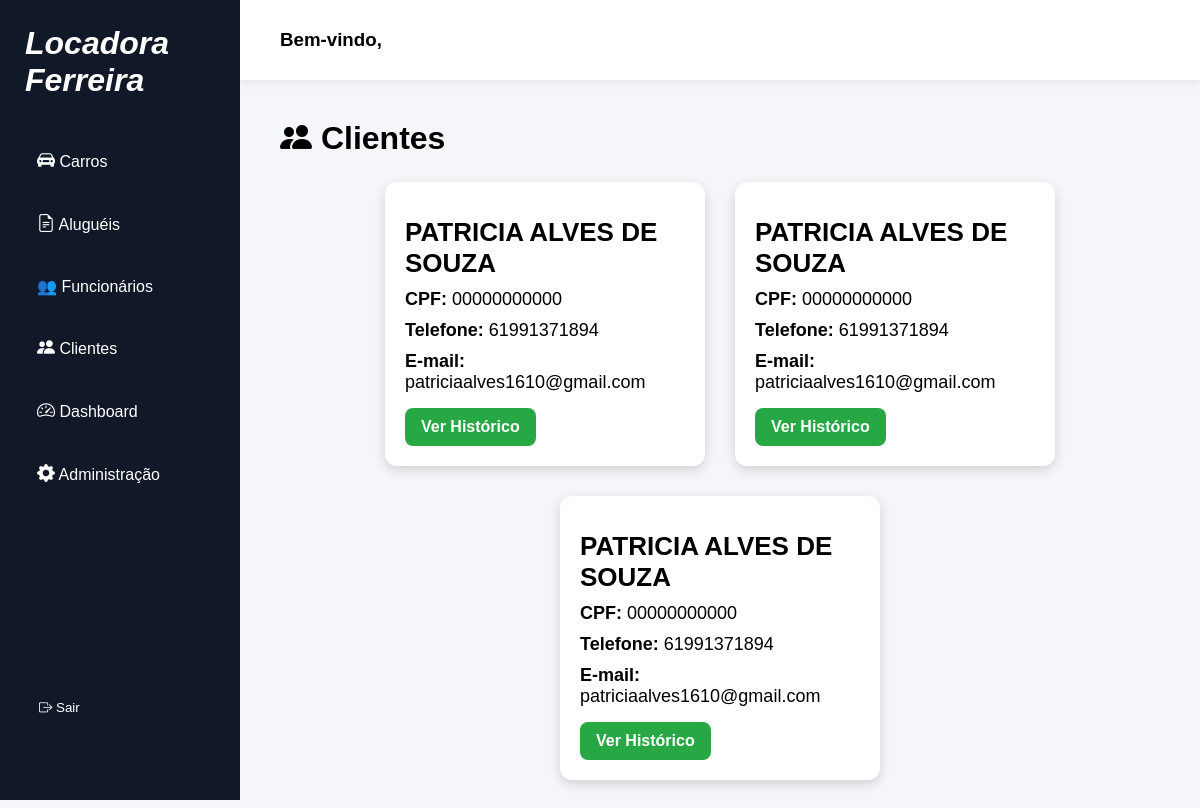
/clientes/, run on an earlier commit of the app's database.
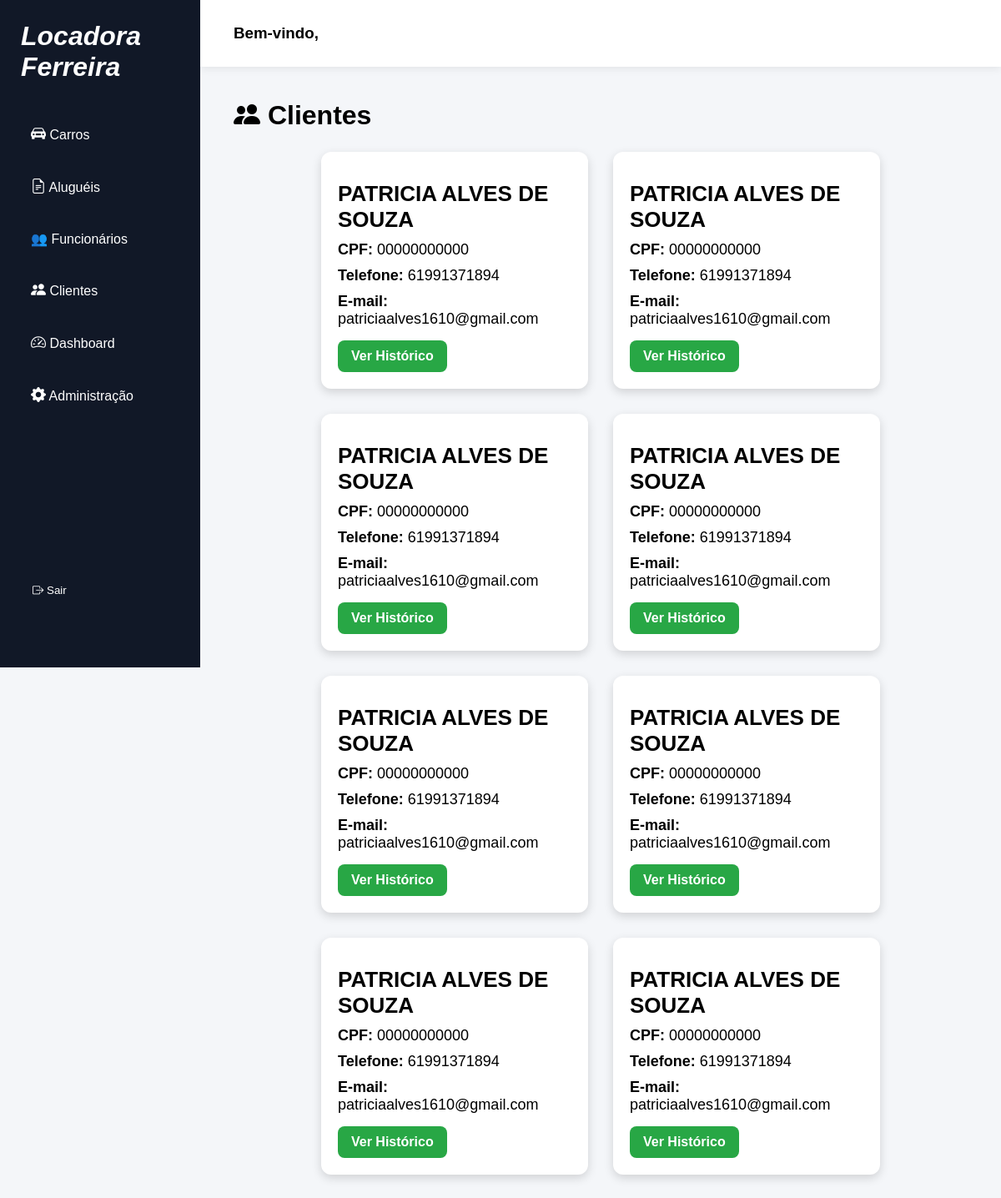
And on a later commit of the database.
### catalog/models.py (models this page shows, shortened)
class Cliente(models.Model):
    nome = models.CharField(max_length=100)
    cpf = models.CharField(max_length=14)
    telefone = models.CharField(max_length=20)
    email = models.EmailField()

### catalog/views.py (the view)
# urls.py: path('clientes/',views.clientes_list, name='clientes'),
def clientes_list(request):
    clientes = Cliente.objects.all()
    return render(
        request,
        'catalog/clientes.html',
        {'clientes': clientes}
    )

### library/templates/catalog/clientes.html
{% extends 'base.html' %}
{% block content %}
<div class="page-title">
    <h1>
        <i class="bi bi-people-fill"></i>
        Clientes
    </h1>
</div>
<div class="container-carros">
{% for cliente in clientes %}
<div class="card-carro">
    <div class="nome-carro">
        {{ cliente.nome }}
    </div>
    <div class="info">
        <strong>CPF:</strong>
        {{ cliente.cpf }}
    </div>
    <div class="info">
        <strong>Telefone:</strong>
        {{ cliente.telefone }}
    </div>
    <div class="info">
        <strong>E-mail:</strong>
        {{ cliente.email }}
    </div>
    <a href="{% url 'cliente_detalhes' cliente.id %}"
       class="btn btn-alugar">
        Ver Histórico
    </a>
</div>
{% empty %}
<p>Nenhum cliente cadastrado.</p>
{% endfor %}
</div>
{% endblock %}

What changed in the data, as far as the page shows it:
added Cliente: nome "PATRICIA ALVES DE SOUZA", cpf "00000000000", telefone "61991371894", email "patriciaalves1610@gmail.com"
added Cliente: nome "PATRICIA ALVES DE SOUZA", cpf "00000000000", telefone "61991371894", email "patriciaalves1610@gmail.com"
added Cliente: nome "PATRICIA ALVES DE SOUZA", cpf "00000000000", telefone "61991371894", email "patriciaalves1610@gmail.com"
added Cliente: nome "PATRICIA ALVES DE SOUZA", cpf "00000000000", telefone "61991371894", email "patriciaalves1610@gmail.com"
added Cliente: nome "PATRICIA ALVES DE SOUZA", cpf "00000000000", telefone "61991371894", email "patriciaalves1610@gmail.com"
